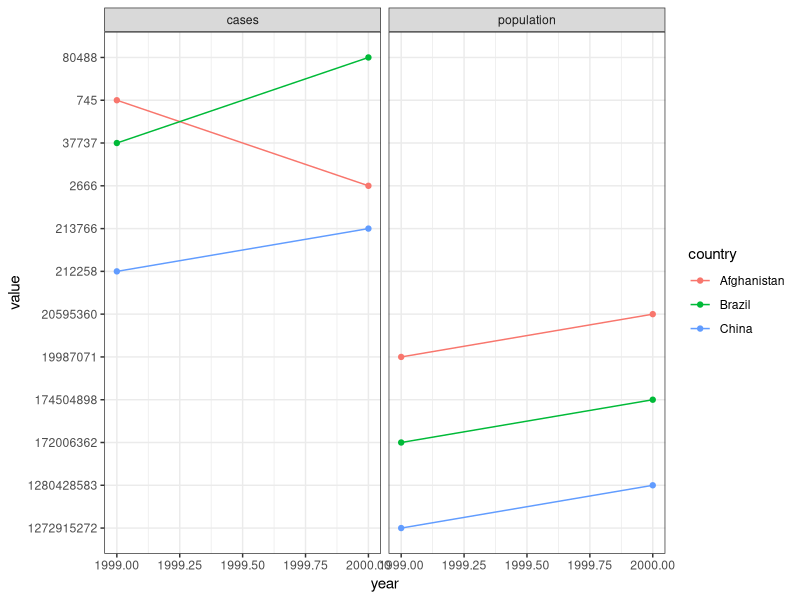
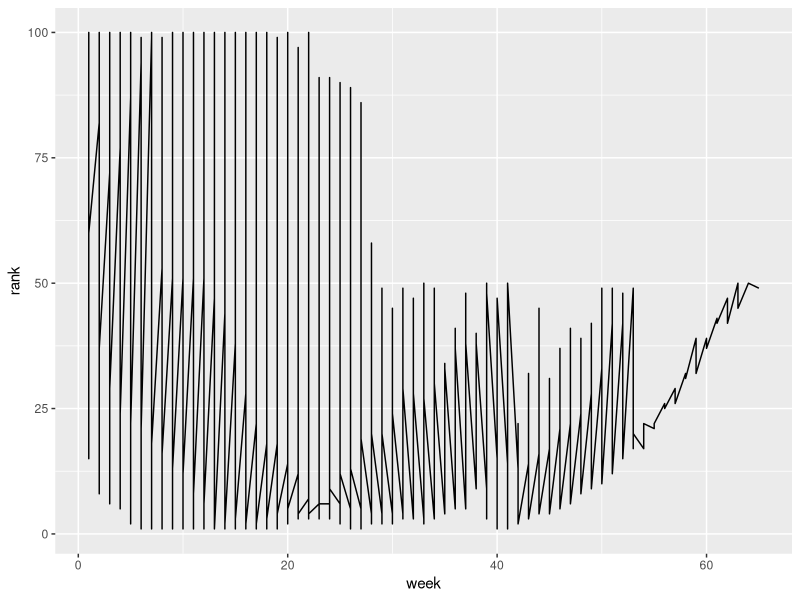
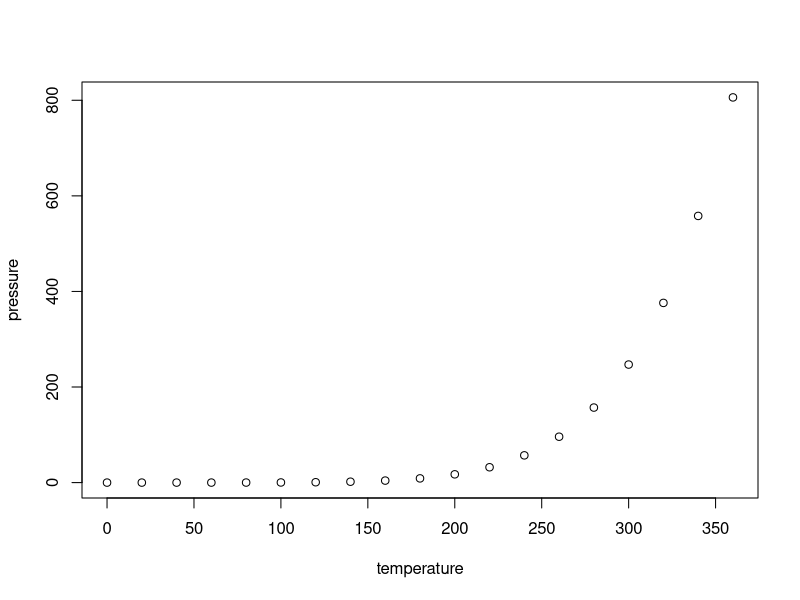

Write the R code that produced these figures, in order.
## ---- chunk 1
library(tidyverse)
tidydata <- tribble(
~country,  ~year,  ~cases, ~population,
"Afghanistan",  1999,     745,   19987071,
"Afghanistan",  2000,    2666,   20595360,
"Brazil",       1999,   3773, 172006362,
"Brazil",       2000,   80488,  174504898,
"China",        1999,  212258, 1272915272,
"China",        2000,  213766, 1280428583)

tidydata

nontidydata <- tribble(
  ~country, ~year, ~rate,
  "Afghanistan", 1999, "745/19987071",
  "Afghanistan", 2000, "2666/20595360",
  "Brazil", 1999, "37737/172006362",
  "Brazil", 2000, "80488/174504898",
  "China", 1999, "212258/1272915272",
  "China", 2000, "213766/1280428583"
)
nontidydata

tidydata %>%
  group_by(year) %>%
  summarize(total_cases = sum(cases))
tidieddata <- nontidydata %>%
  separate(rate, into = c("cases",
"population"),
  sep = "/")
tidieddata

newtidieddata <- tidieddata %>%
  pivot_longer(
    cols = cases:population,
    names_to = "measurement",
    values_to = "value"
  )
newtidieddata

ggplot(newtidieddata) +
  aes(x=year,y=value, colour=country) +
  geom_point() +
  geom_line(aes(group = country))+
  facet_wrap(~measurement) +
  theme_bw()

df <- tribble(
  ~id, ~bp1, ~bp2,
  "A", 100, 120,
  "B", 140, 115,
  "C", 120, 125
)

df

df %>%
  pivot_longer(
    cols = bp1:bp2,
    names_to = "measurement",
    values_to = "value"
)

newtidieddata
newtidieddata %>%
  pivot_wider(names_from="measurement",
              values_from="value")
df <- tribble(
  ~id, ~measurement, ~value,
  "A", "bp1", 100,
  "B", "bp1", 140,
  "B", "bp2", 115,
  "A", "bp2", 120,
  "A", "bp3", 105
)
df

df %>%
  pivot_wider(
    names_from = measurement,
    values_from = value
  )

## ---- chunk 2
"the chanllenge"
billboard1<-billboard%>%pivot_longer(cols = starts_with("wk"),names_to="week",values_to = "rank",values_drop_na = TRUE)%>%mutate(week = parse_number(week))

billboard1

ggplot(billboard1,aes(x=week,y=rank))+geom_line()
## ---- chunk 3
cms1<-cms_patient_experience%>%pivot_wider(names_from = "measure_cd",values_from = "prf_rate",id_cols = starts_with("org"))

cms1
## ---- chunk 4
plot(pressure)
